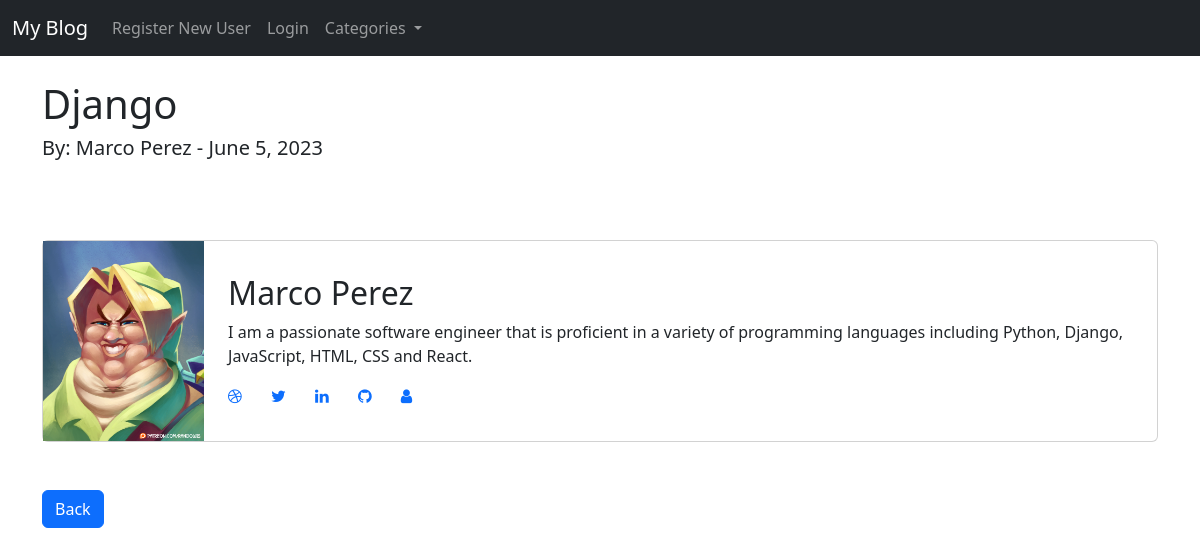
Screenshot of /article/15 with the database file from the repository.
### myblog/models.py (models this page shows, shortened)
class Post(models.Model):
    title = models.CharField(max_length=255)
    header_image = models.ImageField(
        null=True, blank=True, upload_to="images/")
    title_tag = models.CharField(max_length=255)
    author = models.ForeignKey(User, on_delete=models.CASCADE)
    body = RichTextField(blank=True, null=True)
    post_date = models.DateField(auto_now_add=True)
    category = models.CharField(max_length=255, default='coding')
    snippet = models.CharField(
        max_length=255)

class Profile(models.Model):
    user = models.OneToOneField(User, null=True, on_delete=models.CASCADE)
    bio = models.TextField()
    profile_pic = models.ImageField(
        null=True, blank=True, upload_to="images/profile/")
    linkedin_url = models.CharField(max_length=255, null=True, blank=True)
    twitter_url = models.CharField(max_length=255, null=True, blank=True)
    github_url = models.CharField(max_length=255, null=True, blank=True)
    website_url = models.CharField(max_length=255, null=True, blank=True)

### myblog/views.py (the view)
# urls.py: path('article/<int:pk>', ArticleDetailView.as_view(), name="article-detail"),
class ArticleDetailView(DetailView):
    model = Post
    template_name = 'article_details.html'
    def get_context_data(self, *args, **kwargs):
        cat_menu = Category.objects.all()
        context = super(ArticleDetailView, self).get_context_data(
            *args, **kwargs)
        context["cat_menu"] = cat_menu
        return context

### myblog/models.py (called while the page is built)
    def __str__(self):
        return self.name

### myblog/templates/article_details.html (shortened to what this page needs)
{% extends 'base.html' %}
{% block content %}
<!DOCTYPE html>
<html lang="en">
<head>
    {% load static %}
    <link rel="stylesheet" href="{% static 'Blog/css/main.css' %}">
    <link rel="stylesheet" href="https://cdnjs.cloudflare.com/ajax/libs/font-awesome/4.7.0/css/font-awesome.min.css">
</head>
<body>
    <h1>{{ post.title }}</h1>
    <h5> By:  {{ post.author.first_name }}
        {{ post.author.last_name }} - {{ post.post_date }}
    {% if user.is_authenticated %}
        {% if user.id == post.author.id%}
         - <a href="{% url 'update_post' post.pk %}">(Edit)</a>
            <a href="{% url 'delete_post' post.pk %}">(Delete)</a>
            <br>
        {% endif %}
    {% else %}
        <br>
    {% endif %}
</h5>
<br>
<br>
<br>
<div class="card">
{% if post.author.profile.profile_pic %}
    <img src="{{ post.author.profile.profile_pic.url }}" alt="Marco">
{% else %}
    <img src="{% static 'Blog\images\user.png' %}" alt="User">
{% endif %}
  <div class="information">
    <h1 class="name">
        {{ post.author.first_name }}
        {{ post.author.last_name }}
      </h1>
      <p class="bio">{{ post.author.profile.bio }}</p>
      <div class="social">
        {% if post.author.profile.website_url %}
            <a href="{{ post.author.profile.website_url }}"><i class="fa fa-dribbble"></i></a>
        {% endif %}
        {% if post.author.profile.twitter_url %}
            <a href="{{ post.author.profile.twitter_url }}"><i class="fa fa-twitter"></i></a>
        {% endif %}
        {% if post.author.profile.linkedin_url %}
            <a href="{{ post.author.profile.linkedin_url }}"><i class="fa fa-linkedin"></i></a>
        {% endif %}
        {% if post.author.profile.github_url %}
            <a href="{{ post.author.profile.github_url }}"><i class="fa fa-github"></i></a>
        {% endif %}
        <a href="{% url 'show_profile_page' post.author.profile.id %}"><i class="fa fa-user"></i></a>
      </div>
  </div>
</div>
<br>
<br>
<a href="{% url 'home' %}" class="btn btn-primary">Back</a>
</body>
</html>
{% endblock %}

### static/Blog/css/main.css (style rules this page uses)
.card { display: flex; flex-direction: row; }
.information { display: flex; flex-direction: column; justify-content: center; padding: 0 0.5rem 0 1.5rem; }
.name { font-size: 2rem; }
.card img { width: 200px; height: 200px; }
.social { display: flex; justify-content: space-between; width: 20%; }

### rows the page displays
Post: title "Django", author.first_name "Marco", author.last_name "Perez", post_date "June 5, 2023", author.profile.profile_pic (picture), author.profile.bio "I am a passionate software engineer that is proficient in a variety of programming languages including Python, Django, JavaScript, HTML, CSS and React."
